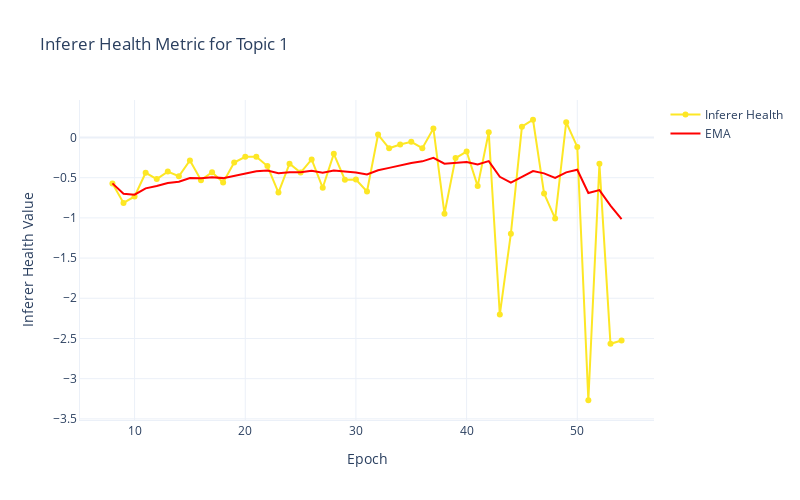

The notebook cell saved with this chart:
### Markdown cell above
- We plot
    - $$\log\left(\frac{\text{MDM}}{\text{MAE}}\right)$$
    - where $$\text{MDM}$$ is the mean absolute distance to the mean inference and $$\text{MAE}$$ is the mean absolute error in the network combined inference
- A **large/positive** value is **healthy** and corresponds to the active set consisting of heterogenous inferers 😁✅
- A **small/negative** value is **unhealthy** and corresponds to the active set consisting of homogeneous inferers  😢😷

### Code cell
# Filter the DataFrame for the inferer_health metric
inferer_health_df = df[df['metric_name'] == 'infererhealth']
inferer_health_df = inferer_health_df.sort_values(by='epoch')

# Calculate EMA with alpha = 0.1
alpha = 0.1
ema_values = inferer_health_df['metric_value'].ewm(alpha=alpha).mean()

# Create the plot
fig = go.Figure()

# Define Viridis color for the Inferer Health line
forecast_health_color = '#fde725'  # Bright yellow from Viridis

# Plot Inferer Health line
fig.add_trace(go.Scatter(
    x=inferer_health_df['epoch'],
    y=inferer_health_df['metric_value'],
    mode='lines+markers',
    name='Inferer Health',
    line=dict(color=forecast_health_color),
    marker=dict(color=forecast_health_color),
    hovertemplate='Inferer Health: %{y:.2f}<extra></extra>'
))

# Add EMA line with red color
fig.add_trace(go.Scatter(
    x=inferer_health_df['epoch'],
    y=ema_values,
    mode='lines',
    name='EMA',
    line=dict(color='red', dash='solid', width=2),
    hovertemplate='EMA: %{y:.2f}<extra></extra>'
))

# Update the layout with Viridis style settings
fig.update_layout(
    title=f"Inferer Health Metric for Topic {inferer_health_df['topic_id'].iloc[0]}",
    xaxis_title="Epoch",
    yaxis_title="Inferer Health Value",
    height=500,
    width=800,
    template="plotly_white",
    hovermode="x unified",
    spikedistance=-1,
    xaxis=dict(
        showspikes=True,
        spikemode='across',
        spikesnap='cursor',
        spikethickness=1,
        showline=True,
        showgrid=True,
        spikedash="dot",
        spikecolor="grey"
    ),
    yaxis=dict(
        showspikes=True,
        spikemode='across',
        spikesnap='cursor',
        spikethickness=1,
        showline=True,
        showgrid=True,
        spikedash="dot",
        spikecolor="grey"
    ),
    hoverlabel=dict(
        bgcolor="rgba(255, 255, 255, 0.7)",
        bordercolor="rgba(0, 0, 0, 0)",
        font_size=12,
        font_family="Arial",
        namelength=-1
    )
)

# Show the plot
fig.show()

### Figure 1 — Plotly figure (JSON) as saved in the notebook; plotly's stock layout.template omitted (floating-point values rounded to 4 significant figures)
{"data": [{"hovertemplate": "Inferer Health: %{y:.2f}<extra></extra>", "line": {"color": "#fde725"}, "marker": {"color": "#fde725"}, "mode": "lines+markers", "name": "Inferer Health", "type": "scatter", "x": [8, 9, 10, 11, 12, 13, 14, 15, 16, 17, 18, 19, 20, 21, 22, 23, 24, 25, 26, 27, 28, 29, 30, 31, 32, 33, 34, 35, 36, 37, 38, 39, 40, 41, 42, 43, 44, 45, 46, 47, 48, 49, 50, 51, 52, 53, 54], "y": [-0.5708, -0.8145, -0.7333, -0.4386, -0.5165, -0.4245, -0.4824, -0.2854, -0.5305, -0.4312, -0.5593, -0.3109, -0.2405, -0.2406, -0.3556, -0.6857, -0.3262, -0.4365, -0.2724, -0.6253, -0.2034, -0.5242, -0.5239, -0.6721, 0.03674, -0.1338, -0.08793, -0.05389, -0.133, 0.1127, -0.9479, -0.2564, -0.1746, -0.6048, 0.06458, -2.203, -1.197, 0.1347, 0.2208, -0.696, -1.009, 0.19, -0.1177, -3.269, -0.3278, -2.567, -2.524]}, {"hovertemplate": "EMA: %{y:.2f}<extra></extra>", "line": {"color": "red", "dash": "solid", "width": 2}, "mode": "lines", "name": "EMA", "type": "scatter", "x": [8, 9, 10, 11, 12, 13, 14, 15, 16, 17, 18, 19, 20, 21, 22, 23, 24, 25, 26, 27, 28, 29, 30, 31, 32, 33, 34, 35, 36, 37, 38, 39, 40, 41, 42, 43, 44, 45, 46, 47, 48, 49, 50, 51, 52, 53, 54], "y": [-0.5708, -0.699, -0.7117, -0.6323, -0.604, -0.5657, -0.5497, -0.5033, -0.5077, -0.496, -0.5052, -0.4781, -0.4463, -0.4196, -0.4115, -0.4452, -0.4309, -0.4316, -0.4132, -0.4373, -0.411, -0.4236, -0.4346, -0.4604, -0.4069, -0.3777, -0.3469, -0.316, -0.2968, -0.254, -0.3262, -0.3189, -0.3041, -0.335, -0.294, -0.4893, -0.5615, -0.4906, -0.4183, -0.4465, -0.5035, -0.4333, -0.4014, -0.6909, -0.6543, -0.847, -1.016]}], "layout": {"height": 500, "hoverlabel": {"bgcolor": "rgba(255, 255, 255, 0.7)", "bordercolor": "rgba(0, 0, 0, 0)", "font": {"family": "Arial", "size": 12}, "namelength": -1}, "hovermode": "x unified", "spikedistance": -1, "title": {"text": "Inferer Health Metric for Topic 1"}, "width": 800, "xaxis": {"showgrid": true, "showline": true, "showspikes": true, "spikecolor": "grey", "spikedash": "dot", "spikemode": "across", "spikesnap": "cursor", "spikethickness": 1, "title": {"text": "Epoch"}}, "yaxis": {"showgrid": true, "showline": true, "showspikes": true, "spikecolor": "grey", "spikedash": "dot", "spikemode": "across", "spikesnap": "cursor", "spikethickness": 1, "title": {"text": "Inferer Health Value"}}}}
